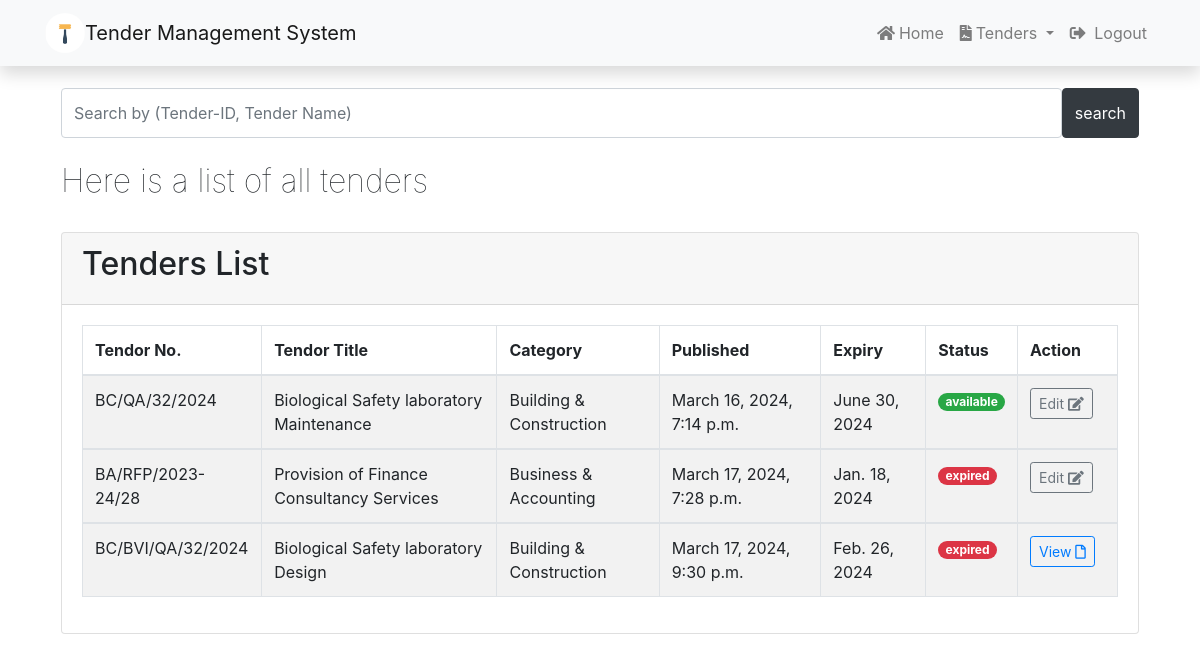
The page /tenders/ (signed in) on the database as committed earlier.
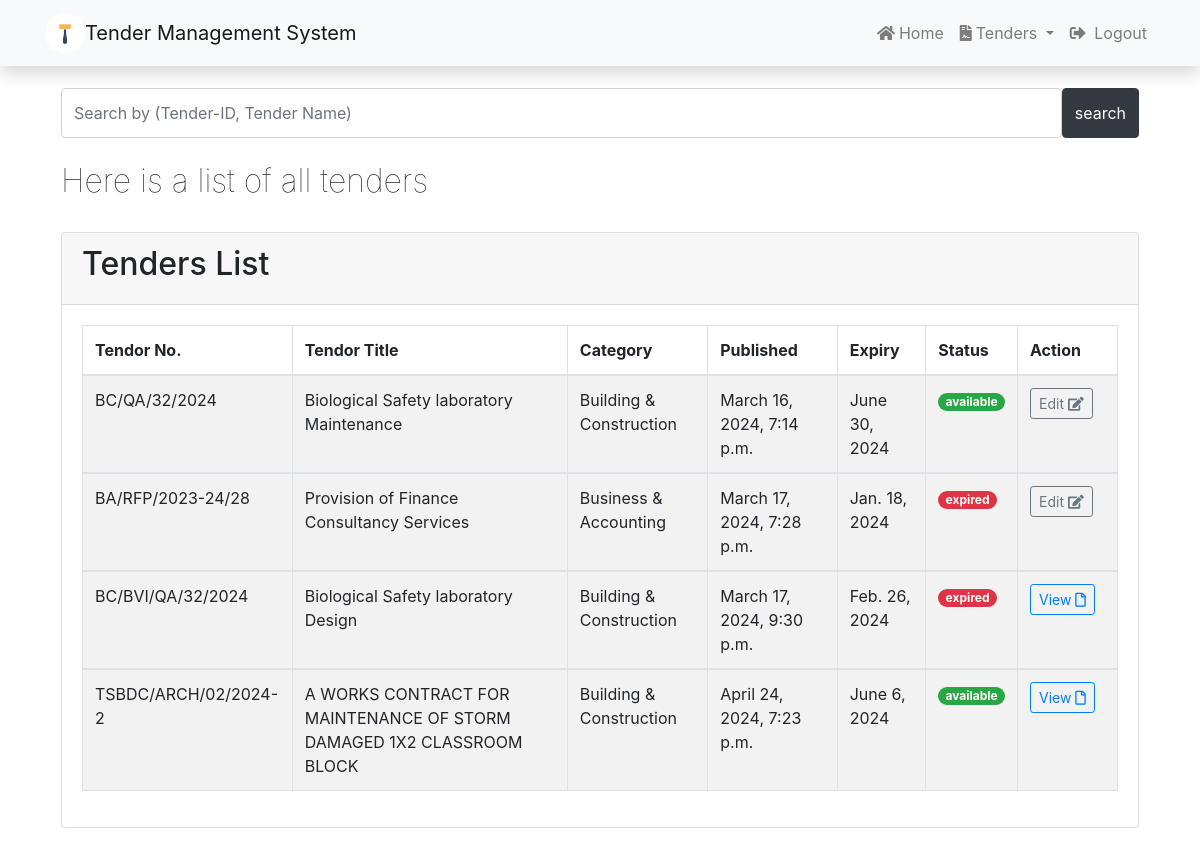
The same page on the database as committed later.
### tender/models.py (models this page shows, shortened)
class Tender(models.Model):
    status_choices = [
        ('assigned', 'Assigned'),
        ('available', 'Available'),
        ('expired', 'Expired'),
    ]
    tender_no = models.CharField(max_length=20, unique=True)
    title = models.CharField(max_length=200)
    description = models.TextField()
    category = models.ForeignKey(Category, on_delete=models.DO_NOTHING)
    location = models.CharField(max_length=100)
    created_at = models.DateTimeField(auto_now_add=True)
    updated_at = models.DateTimeField(auto_now=True)
    status = models.CharField(max_length=20, choices=status_choices, default='available')
    document = models.FileField(upload_to='tender_documents/')
    publisher = models.ForeignKey(User, on_delete=models.PROTECT,related_name='owned_tenders')
    winner = models.ForeignKey(User, on_delete=models.PROTECT, null=True, blank=True, related_name='won_tenders')
    watchers = models.ManyToManyField(User, related_name='watchlist', blank=True)
    due_date = models.DateField()

class Category(models.Model):
    name = models.CharField(max_length=100)
    icon = models.CharField(max_length=100)

### tender/views.py (the view)
# urls.py: path('', views.tender_list, name='tenders'),
def tender_list(request):
    all_tenders = Tender.objects.all()
    context={
        'Tenders': all_tenders
    }
    return render(request,'tenders/tenders.html',context)

### templates/tenders/tenders.html (shortened to what this page needs)
{%extends 'base.html'%} {% block content%} {%if user.is_authenticated%}
<div class="container mt-4 p-3">
  <div class="container mt-5 mb-5 text-center">
    <div class="row">
      <div class="col-md-12 mb-4">
        <div class="input-group">
          <input
            style="height: 50px"
            type="search"
            class="form-control rounded"
            placeholder="Search by (Tender-ID, Tender Name)"
            aria-label="Search"
            aria-describedby="search-addon"
          />
          <button type="button" class="btn btn-dark">search</button>
        </div>
      </div>
      <div class="col-md-12 mb-4">
        <div class="title-wrap d-flex justify-content-between">
          <div class="title-box">
            <h2 class="title-a" style="font-weight: 100">
              Here is a list of all tenders
            </h2>
          </div>
        </div>
      </div>
      <div class="container">
        <div class="card">
          <div class="card-header text-left">
            <h2>Tenders List</h2>
          </div>
          <div class="card-body">
            <table class="table table-striped table-bordered nowrap text-left">
              <thead>
                <tr>
                  <th>Tendor No.</th>
                  <th>Tendor Title</th>
                  <th>Category</th>
                  <th>Published</th>
                  <th>Expiry</th>
                  <th>Status</th>
                  <th>Action</th>
                </tr>
              </thead>
              {% if Tenders %} {%for tender in Tenders%}
              <tbody>
                <td>{{tender.tender_no}}</td>
                <td>{{tender.title}}</td>
                <td>{{tender.category.name}}</td>
                <td>{{tender.created_at}}</td>
                <td>{{tender.due_date}}</td>
                {%if tender.status == 'available'%}
                <td>
                  <span class="badge badge-pill badge-success"
                    >{{tender.status}}</span
                  >
                </td>
                {%elif tender.status == 'assigned'%}
                <td>
                  <span class="badge badge-pill badge-secondary"
                    >{{tender.status}}</span
                  >
                </td>
                {%else%}
                <td>
                  <span class="badge badge-pill badge-danger"
                    >{{tender.status}}</span
                  >
                </td>
                {%endif%} {%if tender.publisher == user%}
                <td style="width: 100px">
                  <a href="#!" class="btn btn-sm btn-outline-secondary"
                    >Edit <span class="fas fa-edit"></span>
                  </a>
                </td>
                {%else%}
                <td style="width: 100px">
                  <a
                    href="{% url 'tender' tender.id %}"
                    class="btn btn-sm btn-outline-primary"
                    >View
                    <span class="far fa-file"></span>
                  </a>
                </td>
                {%endif%} {%endfor%} {% endif%}
            </table>
          </div>
        </div>
      </div>
    </div>
  </div>
</div>
{%endif%} {%endblock%}

Rows that differ between the two databases and show on the page:
added Tender: tender_no "TSBDC/ARCH/02/2024-2", title "A WORKS CONTRACT FOR MAINTENANCE OF STORM DAMAGED 1X2 CLASSROOM BLOCK", category.name "Building & Construction", created_at "April 24, 2024, 7:23 p.m.", due_date "June 6, 2024", status "available", shows "View"
